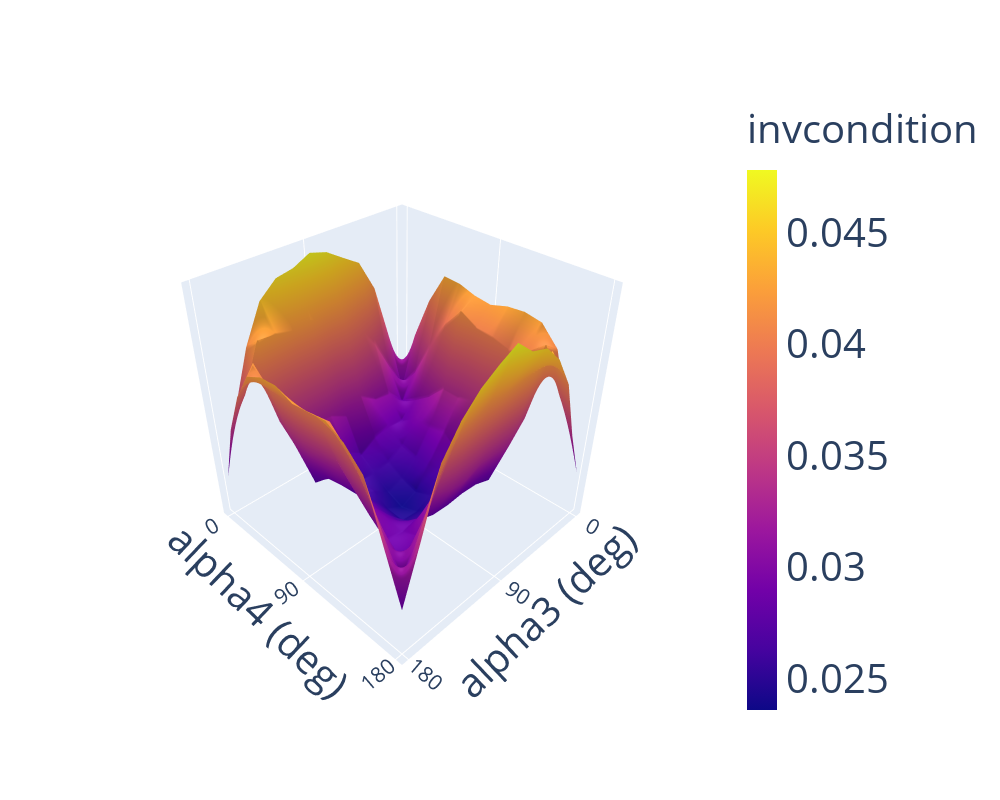
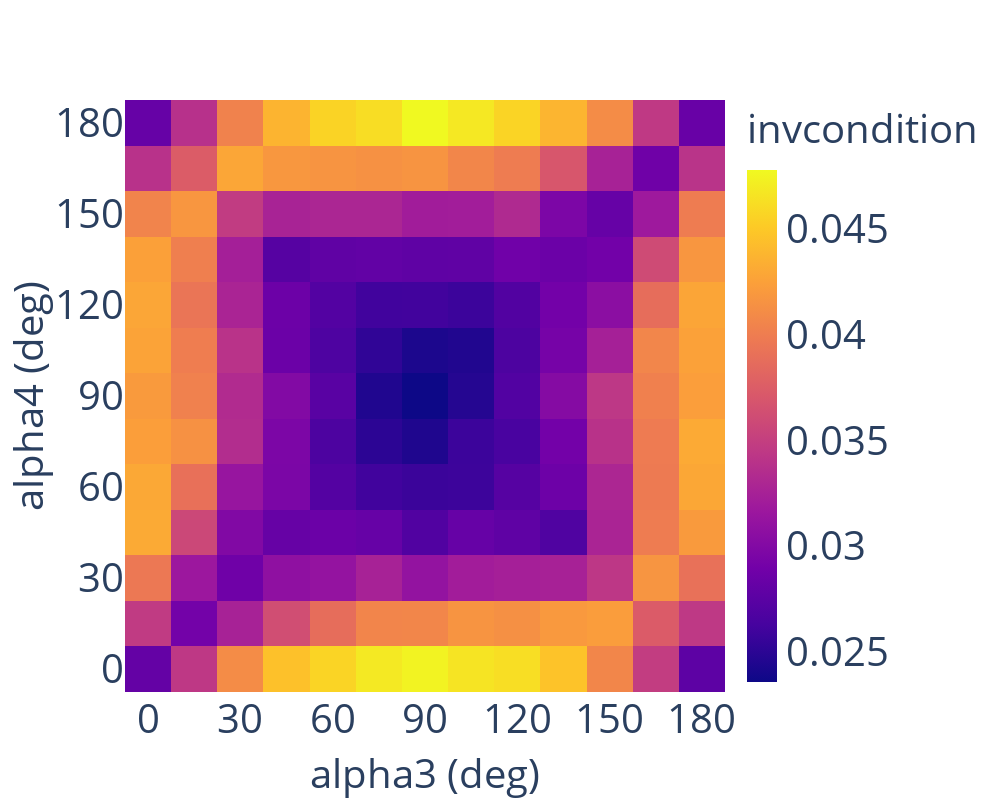

Notebook cell for these charts, in order:
### Markdown cell above
### Global Indice - Inverse Condition Number
$$\sigma_{\text{min}}/\sigma_{\text{max}}$$

### Code cell
np.random.seed(42)

# from 0, 10, 20, ..., 180 deg for alpha
alpha_list_deg3 = np.arange(0, 181, 15)
alpha_list_rad3 = np.deg2rad(alpha_list_deg3)
alpha_list_deg4 = np.arange(0, 181, 15)
alpha_list_rad4 = np.deg2rad(alpha_list_deg4)
print(f"alpha 3: {alpha_list_deg3}")
print(f"alpha 4: {alpha_list_deg4}")

method = "invcondition"
axes = "all"

# isRun = True
# isSave = True

isSave = False
isRun = False

if isRun:
    res, res_mat = evaluate_alpha_effect(
        alpha_list_rad3, alpha_list_rad4, isSave=True, method=method, axes=axes
    )
if not isRun:
    npzfile = np.load(f"data/two_alpha/{method}_{axes}.npz")
    res = npzfile["results"]
    res_mat = npzfile["res_mat"]


plot_global_index_results(
    alpha_list_deg3,
    alpha_list_deg4,
    res_mat,
    plot_type="surface",
    method=method,
    axes=axes,
    isSave=isSave,
)

plot_global_index_results(
    alpha_list_deg3,
    alpha_list_deg4,
    res_mat,
    plot_type="heatmap",
    method=method,
    axes=axes,
    isSave=isSave,
)

### Figure 1 — Plotly figure (JSON) as saved in the notebook; plotly's stock layout.template omitted (floating-point values rounded to 4 significant figures; data arrays with more than 128 entries replaced by an {"elided": "..."} marker saying what was removed)
{"data": [{"colorbar": {"tickfont": {"size": 40}, "title": {"font": {"size": 40}, "text": "invcondition"}}, "type": "surface", "x": [0, 15, 30, 45, 60, 75, 90, 105, 120, 135, 150, 165, 180], "y": [0, 15, 30, 45, 60, 75, 90, 105, 120, 135, 150, 165, 180], "z": {"elided": "13x13 float values"}}], "layout": {"autosize": true, "height": 800, "scene": {"camera": {"eye": {"x": 1.55, "y": 1.55, "z": 1.55}, "up": {"x": 0, "y": 0, "z": 1}}, "xaxis": {"dtick": 90, "tickfont": {"size": 16}, "title": {"font": {"size": 40}, "text": "alpha3 (deg)"}}, "yaxis": {"dtick": 90, "tickfont": {"size": 16}, "title": {"font": {"size": 40}, "text": "alpha4 (deg)"}}, "zaxis": {"dtick": 90, "tickfont": {"size": 16}, "title": {"font": {"size": 40}, "text": ""}}}, "width": 1000, "xaxis": {"dtick": 30, "tickfont": {"size": 40}, "title": {"font": {"size": 40}, "text": "alpha3 (deg)"}}, "yaxis": {"dtick": 30, "tickfont": {"size": 40}, "title": {"font": {"size": 40}, "text": "alpha4 (deg)"}}}}

### Figure 2 — Plotly figure (JSON) as saved in the notebook; plotly's stock layout.template omitted (floating-point values rounded to 4 significant figures; data arrays with more than 128 entries replaced by an {"elided": "..."} marker saying what was removed)
{"data": [{"colorbar": {"tickfont": {"size": 40}, "title": {"font": {"size": 40}, "text": "invcondition"}}, "type": "heatmap", "x": [0, 15, 30, 45, 60, 75, 90, 105, 120, 135, 150, 165, 180], "y": [0, 15, 30, 45, 60, 75, 90, 105, 120, 135, 150, 165, 180], "z": {"elided": "13x13 float values"}}], "layout": {"autosize": true, "height": 800, "width": 1000, "xaxis": {"dtick": 30, "tickfont": {"size": 40}, "title": {"font": {"size": 40}, "text": "alpha3 (deg)"}}, "yaxis": {"dtick": 30, "tickfont": {"size": 40}, "title": {"font": {"size": 40}, "text": "alpha4 (deg)"}}}}
